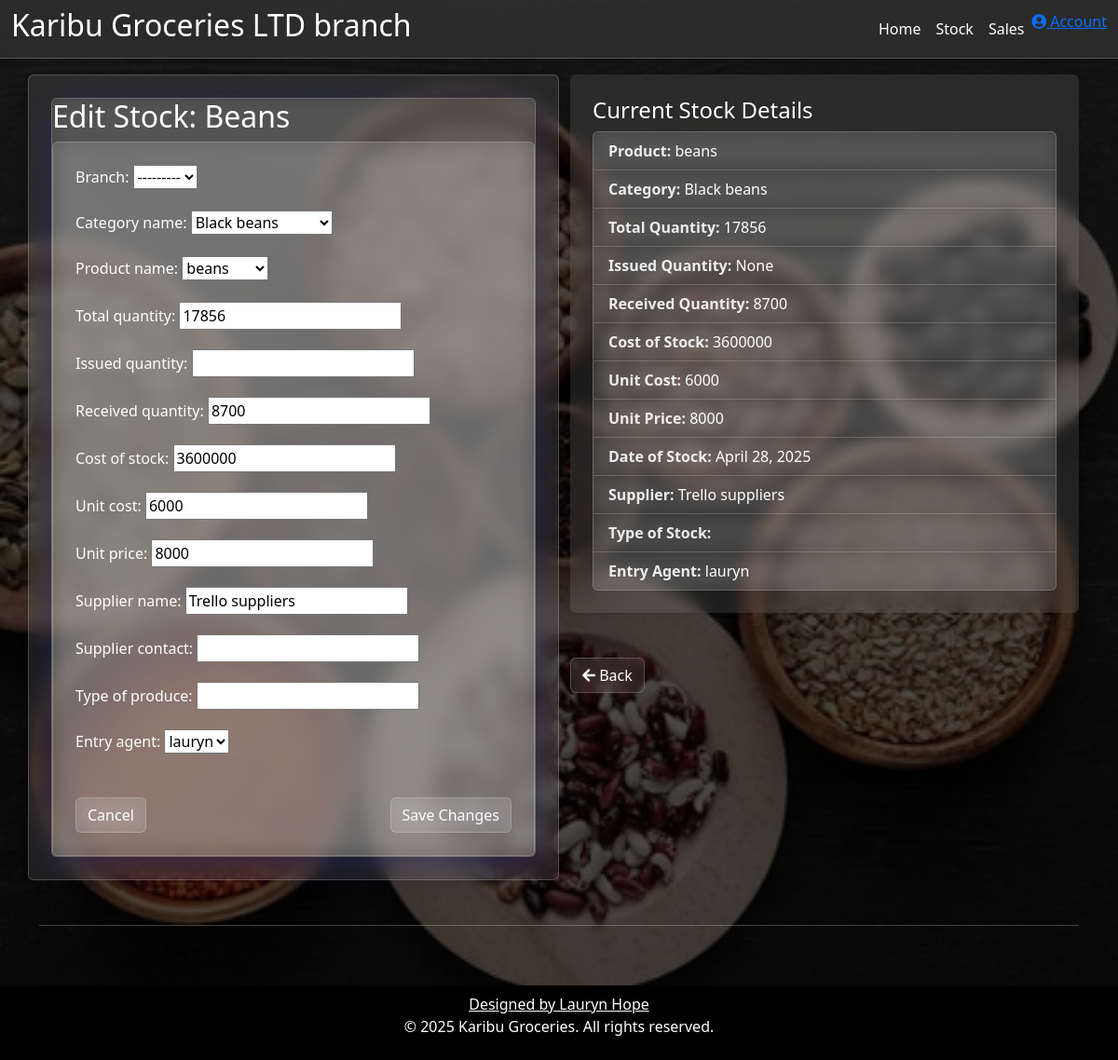
The page /edit_stock/1/ (signed in) on the database as committed earlier.
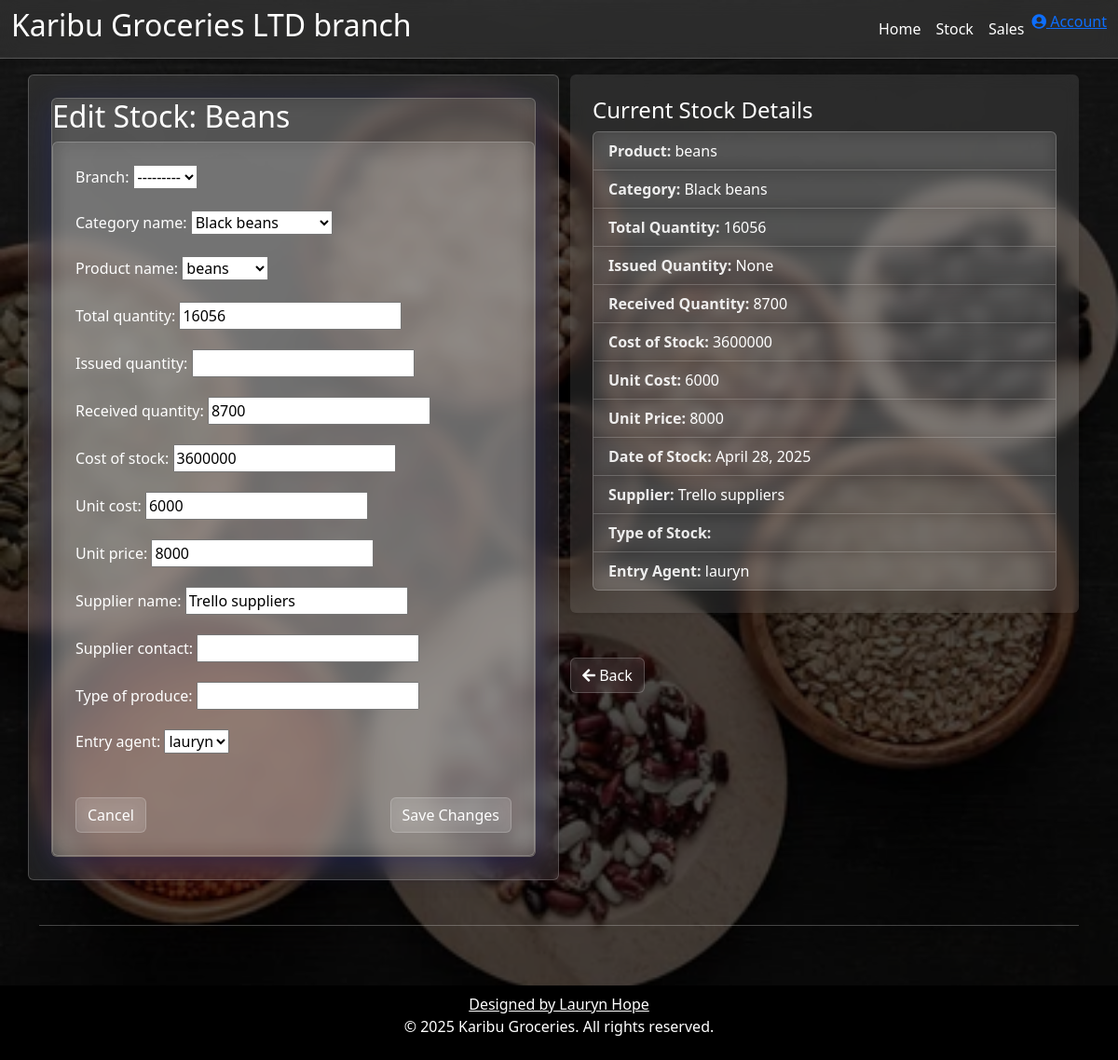
The same page on the database as committed later.
### happy_hoe/models.py (models this page shows, shortened)
class Stock(models.Model):
    branch= models.ForeignKey(Branch, on_delete=models.CASCADE,  related_name='branch_stock', null=True, blank=True)
    Category_name= models.ForeignKey (Category, on_delete=models.CASCADE, blank=True)
    product_choices=(
        ('beans', 'beans'),
        ('soybeans', 'soybeans'),
        ('gnuts', 'gnuts'),
        ('maize', 'maize'),
        ('cowpeas', 'cowpeas'),
    )
    product_name = models.CharField(max_length=50, null=True, blank=True, choices=product_choices)
    total_quantity= models.PositiveIntegerField( default=0, blank=True, null=True)
    issued_quantity= models.PositiveIntegerField(default=0, blank=True, null=True)
    received_quantity= models.PositiveIntegerField( default=0, blank=True, null=True)
    cost_of_stock= models.DecimalField(max_digits=50, blank=True, null=True, default=1000000, decimal_places=0)
    unit_cost= models.IntegerField(blank=True, null=True, default=500)
    unit_price= models.IntegerField(blank=True, null=True, default=500)
    date_of_stock= models.DateField(auto_now_add=True ,blank=True, null=True)
    supplier_name= models.CharField(max_length=100, blank=True, null=True)
    phone_regex = RegexValidator(
        regex=r'^\+?256[0-9]{9,15}$',
        message="Phone number must be in the format: '+2567XXXXXXXX'.")
    supplier_contact = models.CharField(max_length=15, validators=[phone_regex], blank=True, null=True)
    type_of_produce = models.CharField(max_length=100, blank=True, null=True)
    entry_agent= models.ForeignKey(Userprofile, on_delete=models.CASCADE, null=True, blank=True, related_name='stocks_entered')

class Category(models.Model):
    category_name=models.CharField(max_length=50, null=True, blank=True, default='')
    description=models.TextField(max_length=50, blank=True, default='')
    def __str__(self):
        return self.category_name

class Userprofile(AbstractUser):
    is_salesagent = models.BooleanField(null=True, default=True)
    is_manager = models.BooleanField(null=True, default=True)
    is_director = models.BooleanField(null=True, default=True)
    last_activity = models.DateTimeField(null=True, blank=True)
    is_online = models.BooleanField(default=True)
    status = models.CharField(
        max_length=20,
        choices=(
            ('online', 'Online'),
            ('offline', 'Offline'),
        ),
        default='offline'
    )
    username = models.CharField(max_length=50, unique=True, blank=True)
    branch = models.ForeignKey(Branch, on_delete=models.CASCADE,max_length=20, blank=True, null=True ,default=1)
    email = models.EmailField(max_length=100, unique=True)
    gender_choices = (('Female','Female'), ('Male','Male'))
    gender = models.CharField(max_length=10, blank=True, choices=gender_choices)
    phone = models.CharField(max_length=10, unique=True)
    address = models.CharField(max_length=100, blank=True)
    def __str__(self):
        return self.username
    class Meta:
        db_table = 'userprofile'
        verbose_name = 'User'
        verbose_name_plural = 'Users'

### happy_hoe/views.py (the view, shortened to what this page needs)
# urls.py: path('edit_stock/<str:pk>/', views.edit_stock, name="edit_stock"),
@login_required
def edit_stock(request, pk):
    stock_item = Stock.objects.get(id=pk)
    form = EditStockForm(instance=stock_item)
    return render(request, 'happy_hoeapp/edit.html', {'form': form, 'stock': stock_item})

### happy_hoe/forms.py
class EditStockForm(forms.ModelForm):
    class Meta:
        model = Stock
        fields = '__all__'

### happy_hoe/templates/happy_hoeapp/edit.html (shortened to what this page needs)
{% extends 'happy_hoeapp/base2.html' %}
{% load static %}
{% block content %}
<div class="container mt-5">
    <br>
    <div class="row">
        <div class="col-6 bg-light p-4 rounded shadow-sm">
            <div class="card">
                <h2 class="text-dark">Edit Stock: {{ stock.product_name|capfirst }}</h2>
                <form method="POST" novalidate>
                    <div class="card p-4 shadow-sm">
                        {% for field in form %}
                            <div class="mb-3">
                                <label for="{{ field.id_for_label }}" class="form-label">{{ field.label }}:</label>
                                {{ field }}
                            </div>
                        {% endfor %}
                        <div class="d-flex justify-content-between mt-4">
                            <a href="{% url 'index' %}" class="btn btn-secondary">Cancel</a>
                            <button type="submit" class="btn btn-primary">Save Changes</button>
                        </div>
                    </div>
                </form>
            </div>
        </div>
        <div class="col-6">
            <div class="mt-0 my-5 p-4 bg-light rounded shadow-sm">
                <h4 class="text-dark">Current Stock Details</h4>
                <ul class="list-group">
                    <li class="list-group-item"><strong>Product:</strong> {{ stock.product_name }}</li>
                    <li class="list-group-item"><strong>Category:</strong> {{ stock.Category_name }}</li>
                    <li class="list-group-item"><strong>Total Quantity:</strong> {{ stock.total_quantity }}</li>
                    <li class="list-group-item"><strong>Issued Quantity:</strong> {{ stock.issued_quantity }}</li>
                    <li class="list-group-item"><strong>Received Quantity:</strong> {{ stock.received_quantity }}</li>
                    <li class="list-group-item"><strong>Cost of Stock:</strong> {{ stock.cost_of_stock }}</li>
                    <li class="list-group-item"><strong>Unit Cost:</strong> {{ stock.unit_cost }}</li>
                    <li class="list-group-item"><strong>Unit Price:</strong> {{ stock.unit_price }}</li>
                    <li class="list-group-item"><strong>Date of Stock:</strong> {{ stock.date_of_stock }}</li>
                    <li class="list-group-item"><strong>Supplier:</strong> {{ stock.supplier_name }}</li>
                    <li class="list-group-item"><strong>Type of Stock:</strong> {{ stock.type_of_stock }}</li>
                    <li class="list-group-item"><strong>Entry Agent:</strong> {{ stock.entry_agent }}</li>
                </ul>
            </div>
            <a href="{% url 'stock_detail' stock.id %}" class="btn btn-secondary">
                <i class="fas fa-arrow-left"></i> Back
            </a>
        </div>
      </div>
    <hr class="my-5">
</div>
<br><br><br><br>
{% endblock %}

Rows that differ between the two databases and show on the page:
changed Stock "Beans": total_quantity "17856" → "16056"
